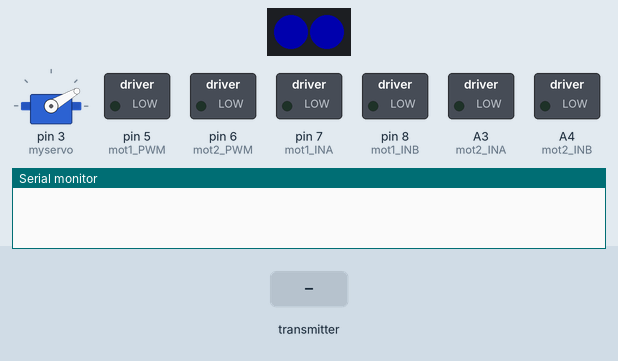
A sketch run on a simulated Arduino Uno, built with avr-gcc and run on an emulated ATmega328P. Parts: 2 RGB LEDs in strip order, left to right, servo, switched loads named in the sketch (green lamp = pin HIGH), the last lines printed to the serial monitor. Inputs (shaded band) come from the test bench. Dim RGB values are drawn brighter than linear; no radio packets arrive unless stated.

Above: at 1.5 s.
At 2.8 s:
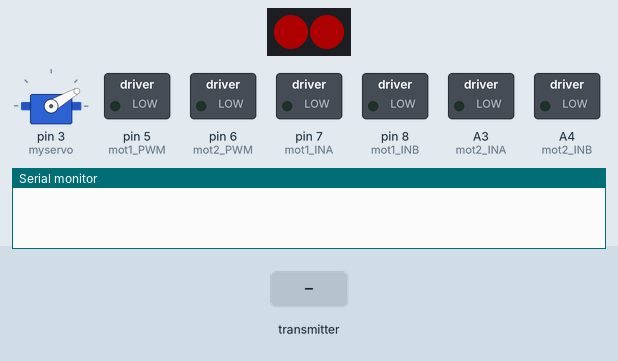
2.9 s: the transmitter starts sending data.0 = 0
At 3.16 s:
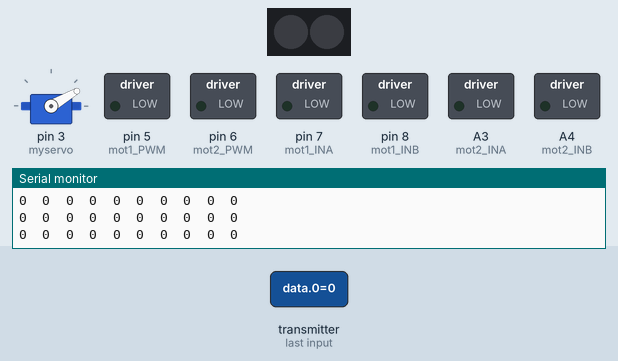
Timing chart, 0 to 11.9 s (numbered marks = the images above; inputs shaded):
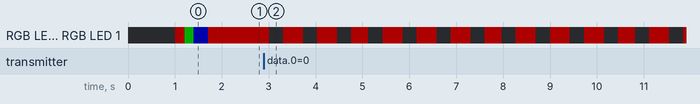

Measured:
- after the input at 2.9 s, RGB LED 0, RGB LED 1: alternates RGB(50, 0, 0) for 0.43 s and off for 0.30 s, starting after 0.11 s

The sketch:

robot2.ino
```cpp
#include <SPI.h>
#include <Wire.h>
#include "RF24.h"
#include <Servo.h>
#include <Adafruit_NeoPixel.h>

#define NEO_PIN 2         // On Trinket or Gemma, suggest changing this to 1
#define NEO_NUMPIXELS 2   // Popular NeoPixel ring size
#define NEO_BRIGHTNESS 50 // Adjust brightness to save power
#define RETRY_LIMIT 15
#define DATA_SIZE 10
#define MOTOR_STOP 0

Adafruit_NeoPixel pixels(NEO_NUMPIXELS, NEO_PIN, NEO_GRB + NEO_KHZ800);
uint32_t colors[] = {pixels.Color(255, 0, 0), pixels.Color(0, 255, 0), pixels.Color(0, 0, 255)};

RF24 ReceiveRadio(9, 10);
Servo myservo;

int retries = 0;
int data[DATA_SIZE];

const int mot1_INA = 7;
const int mot1_INB = 8;
const int mot1_PWM = 5;
const int mot2_INA = A3;
const int mot2_INB = A4;
const int mot2_PWM = 6;

const int leftstick_buffer = 100;
const int leftstick_center = 1500;
const int rightstick_buffer = 100;
const int rightstick_center = 1500;

int armed = 0;

void setup()
{
    pixels.begin();
    pixels.setBrightness(NEO_BRIGHTNESS);
    Serial.begin(115200);

    setupRadio();
    setupMotors();
    setupServo();
    animatePixels();
}

void setupRadio()
{
    ReceiveRadio.begin();
    ReceiveRadio.setAddressWidth(5);
    ReceiveRadio.openReadingPipe(1, 0xF0F0F0F066LL);
    ReceiveRadio.setChannel(115);
    ReceiveRadio.setPALevel(RF24_PA_MAX);
    ReceiveRadio.setDataRate(RF24_250KBPS);
    ReceiveRadio.startListening();
}

void setupMotors()
{
    pinMode(mot1_INA, OUTPUT);
    pinMode(mot1_INB, OUTPUT);
    pinMode(mot1_PWM, OUTPUT);
    pinMode(mot2_INA, OUTPUT);
    pinMode(mot2_INB, OUTPUT);
    pinMode(mot2_PWM, OUTPUT);
}

void setupServo()
{
    myservo.attach(3);
    myservo.write(30);
    delay(1000);
}

void animatePixels()
{
    for (int i = 0; i < 3; i++)
    {
        pixels.setPixelColor(0, colors[i]);
        pixels.setPixelColor(1, colors[i]);
        pixels.show();
        delay(200);
    }
    pixels.clear();
    pixels.show();
}

void loop()
{
    if (ReceiveRadio.available())
    {
        retries = 0;
        ReceiveRadio.read(data, sizeof(data));
        processReceivedData();
    }
    else
    {
        handleRetries();
    }
}

void processReceivedData()
{
    printData();

    armed = (data[4] > 1500) ? 1 : 0;
    if (armed)
    {
        handleArmedState();
    }
    else
    {
        disarm();
    }
}

void printData()
{
    for (int i = 0; i < DATA_SIZE; i++)
    {
        Serial.print(data[i]);
        Serial.print(i < DATA_SIZE - 1 ? "  " : "\n");
    }
}

void handleArmedState()
{
    pixels.setPixelColor(0, pixels.Color(0, 255, 0));
    pixels.setPixelColor(1, pixels.Color(0, 255, 0));
    pixels.show();

    if (data[7] > 1500)
    {
        pixels.setPixelColor(0, pixels.Color(255, 255, 0));
        pixels.setPixelColor(1, pixels.Color(255, 255, 0));
        pixels.show();
        myservo.write(map(data[9], 1500, 2000, 30, 160));
    }
    else
    {
        myservo.write(30);
    }

    handleMotors();
}

void handleMotors()
{
    handleLeftStick();
    handleRightStick();
}

void handleLeftStick()
{
    if (data[2] > leftstick_center + leftstick_buffer)
    {
        moveMotor(mot1_INA, mot1_INB, mot1_PWM, map(data[2], leftstick_center + leftstick_buffer, 2000, 0, 255), "Forward");
    }
    else if (data[2] < leftstick_center - leftstick_buffer)
    {
        moveMotor(mot1_INA, mot1_INB, mot1_PWM, map(data[2], 500, 1000, 255, 0), "Backward");
    }
    else
    {
        stopMotor(mot1_INA, mot1_INB, mot1_PWM);
    }
}

void handleRightStick()
{
    if (data[1] > rightstick_center + rightstick_buffer)
    {
        moveMotor(mot2_INA, mot2_INB, mot2_PWM, map(data[1], rightstick_center + rightstick_buffer, 2000, 0, 255), "Right");
    }
    else if (data[1] < rightstick_center - rightstick_buffer)
    {
        moveMotor(mot2_INA, mot2_INB, mot2_PWM, map(data[1], 500, 1000, 255, 0), "Left");
    }
    else
    {
        stopMotor(mot2_INA, mot2_INB, mot2_PWM);
    }
}

void moveMotor(int INA, int INB, int PWM, int pwmValue, const char *direction)
{
    digitalWrite(INA, HIGH);
    digitalWrite(INB, LOW);
    analogWrite(PWM, pwmValue);
    Serial.print(direction);
    Serial.print(": ");
    Serial.println(pwmValue);
}

void stopMotor(int INA, int INB, int PWM)
{
    digitalWrite(INA, LOW);
    digitalWrite(INB, LOW);
    analogWrite(PWM, MOTOR_STOP);
}

void disarm()
{
    armed = 0;
    stopMotor(mot1_INA, mot1_INB, mot1_PWM);
    stopMotor(mot2_INA, mot2_INB, mot2_PWM);
    myservo.write(30);
    pixels.clear();
    pixels.show();
}

void handleRetries()
{
    retries++;

    if (retries > 5)
    {
        disarm();
        pixels.setPixelColor(0, pixels.Color(255, 0, 0));
        pixels.setPixelColor(1, pixels.Color(255, 0, 0));
        pixels.show();
    }

    if (retries > RETRY_LIMIT)
    {
        ReceiveRadio.stopListening();
        ReceiveRadio.startListening();
    }
}
```
